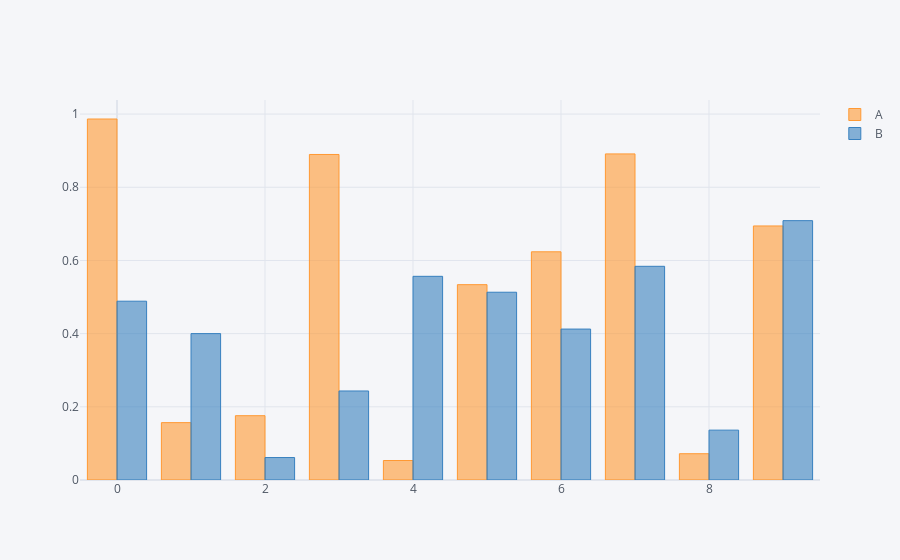

Notebook cell for this chart:
### Markdown cell above
### 2.4.1. bar 그래프 테스트

### Code cell
df.iplot(kind='bar')

### Figure 1 — Plotly figure (JSON) as saved in the notebook; plotly's stock layout.template omitted (floating-point values rounded to 4 significant figures)
{"data": [{"marker": {"color": "rgba(255, 153, 51, 0.6)", "line": {"color": "rgba(255, 153, 51, 1.0)", "width": 1}}, "name": "A", "orientation": "v", "text": "", "type": "bar", "x": [0, 1, 2, 3, 4, 5, 6, 7, 8, 9], "y": [0.9866, 0.1568, 0.1758, 0.8896, 0.05326, 0.5338, 0.6236, 0.8911, 0.07181, 0.6942]}, {"marker": {"color": "rgba(55, 128, 191, 0.6)", "line": {"color": "rgba(55, 128, 191, 1.0)", "width": 1}}, "name": "B", "orientation": "v", "text": "", "type": "bar", "x": [0, 1, 2, 3, 4, 5, 6, 7, 8, 9], "y": [0.4886, 0.4, 0.06138, 0.2433, 0.5566, 0.5132, 0.4125, 0.584, 0.1363, 0.7088]}], "layout": {"legend": {"bgcolor": "#F5F6F9", "font": {"color": "#4D5663"}}, "paper_bgcolor": "#F5F6F9", "plot_bgcolor": "#F5F6F9", "title": {"font": {"color": "#4D5663"}}, "xaxis": {"gridcolor": "#E1E5ED", "showgrid": true, "tickfont": {"color": "#4D5663"}, "title": {"font": {"color": "#4D5663"}, "text": ""}, "zerolinecolor": "#E1E5ED"}, "yaxis": {"gridcolor": "#E1E5ED", "showgrid": true, "tickfont": {"color": "#4D5663"}, "title": {"font": {"color": "#4D5663"}, "text": ""}, "zerolinecolor": "#E1E5ED"}}}
